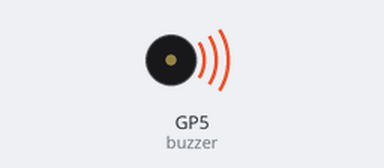
Recording of a program running on a simulated Raspberry Pi Pico running MicroPython. Parts: buzzer (waves = sounding). What the program prints to the serial console is not drawn. At 2.9 s the program stops and its outputs stay as they are.

Above: at 2.3 s.
At 2.8 s:
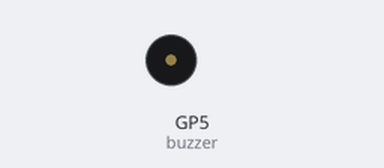
Timing chart, 0 to 4.3 s (numbered marks = the images above):
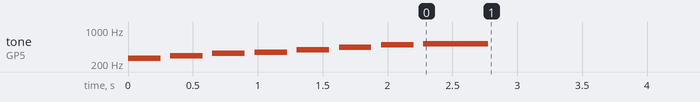

Measured:
- by itself, tone on GP5 (buzzer): plays 262 Hz for 0.25 s, 294 Hz for 0.25 s, 330 Hz for 0.25 s, 349 Hz for 0.25 s, 392 Hz for 0.25 s, 440 Hz for 0.25 s … (8 notes in this stretch)

The program:

2.4_Buzzer_Beep.py
```python
"""
@file       2.4_Buzzer_Beep.py
@brief      Example that shows how to generate simple sounds using a passive buzzer.
            The NULA MINI board will play a short melody by changing tone frequencies.
            For details, connection diagram and more, check out the example documentation at: <link placeholder>

@author     Josip Šimun Kuči @ soldered.com
"""

"""
PWM stands for Pulse Width Modulation. It switches a pin on and off very quickly, and we can choose both how fast it
switches and what fraction of the time it stays on. Feeding that fast switching into a buzzer is what makes it
produce a sound, and the switching speed is what we hear as the pitch.
"""
from machine import Pin, PWM
import time

"""
This is a variable to which we assign the number of the pin that we connected the buzzer to.
The NULA board has a pin naming logic as follows: IO5, where 5 is the number that we give to the variable.
If you wish to use a different pin, make sure you are using a IO__ marked pin.
"""
BUZZER_PIN = 5

"""
We will use two lists - one for note frequencies (in Hertz) and one for note durations.
These define a short melody that the buzzer will play. A frequency is how many times per second the buzzer moves back
and forth, and our ears hear it as the pitch of the note: the higher the number, the higher the note.
"""
melody = [262, 294, 330, 349, 392, 440, 494, 523]  # C4 to C5
note_duration = [4, 4, 4, 4, 4, 4, 4, 2]           # Quarter notes (last one is half note)

"""
Here we create our PWM object, which we named "buzzer". Creating it already claims the pin, so unlike a plain Pin we
do not set a direction for it.
"""
buzzer = PWM(Pin(BUZZER_PIN))

"""
duty_u16() sets what fraction of the time the pin stays on, as a number from 0 (always off) to 65535 (always on).
Half of that, 32768, is the even on-off switching that gives a buzzer its clearest tone, so we use it as our "sound
on" value and 0 as our "sound off" value.
"""
SOUND_ON = 32768
SOUND_OFF = 0

# Start with the buzzer silent, so it does not sound before the melody begins.
buzzer.duty_u16(SOUND_OFF)

print("Playing melody...")

"""
A for loop repeats a block of code once for every item it is given. range(len(melody)) counts from 0 up to the number
of notes in our list, so "i" ends up being the position of each note in turn, and we use it to read the matching
entry out of both lists.
"""
for i in range(len(melody)):

    """
    Musical note lengths are written as fractions: a quarter note is a quarter of a whole note. Here we turn that
    fraction into milliseconds by dividing one second by the number in the list, so a 4 becomes 250 ms and a 2
    becomes 500 ms.
    """
    duration = int(1000 / note_duration[i])

    """
    freq() sets how fast the pin switches, which is the pitch of the note, and duty_u16() then starts the sound.
    """
    buzzer.freq(melody[i])
    buzzer.duty_u16(SOUND_ON)

    # Play the note for its full length.
    time.sleep_ms(duration)

    """
    Now we stop the sound and wait a little longer before the next note. That extra silence keeps the notes from
    running into each other. Feel free to experiment with the 1.3.
    """
    buzzer.duty_u16(SOUND_OFF)
    time.sleep_ms(int(duration * 0.3))

"""
deinit() releases the pin once we are finished with it, leaving the buzzer silent for good. Without it the PWM
hardware would stay claimed even after the program ends.
"""
buzzer.deinit()
print("Melody finished!")
```
